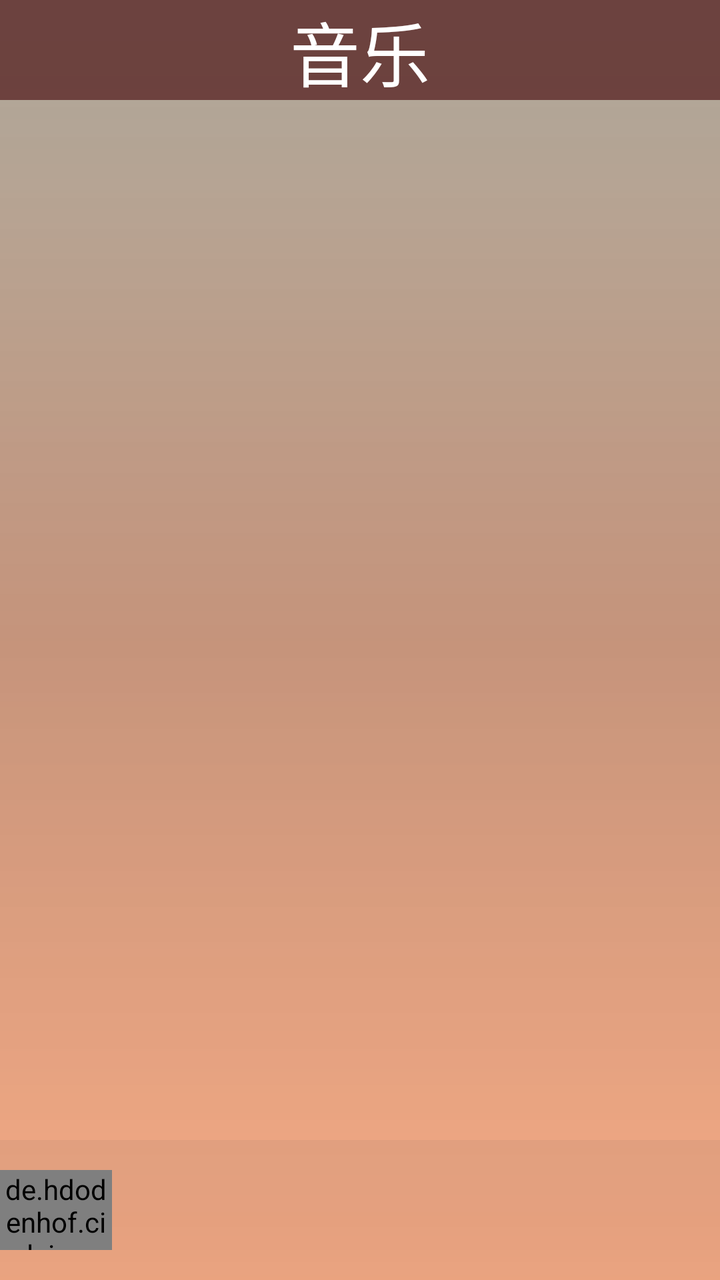
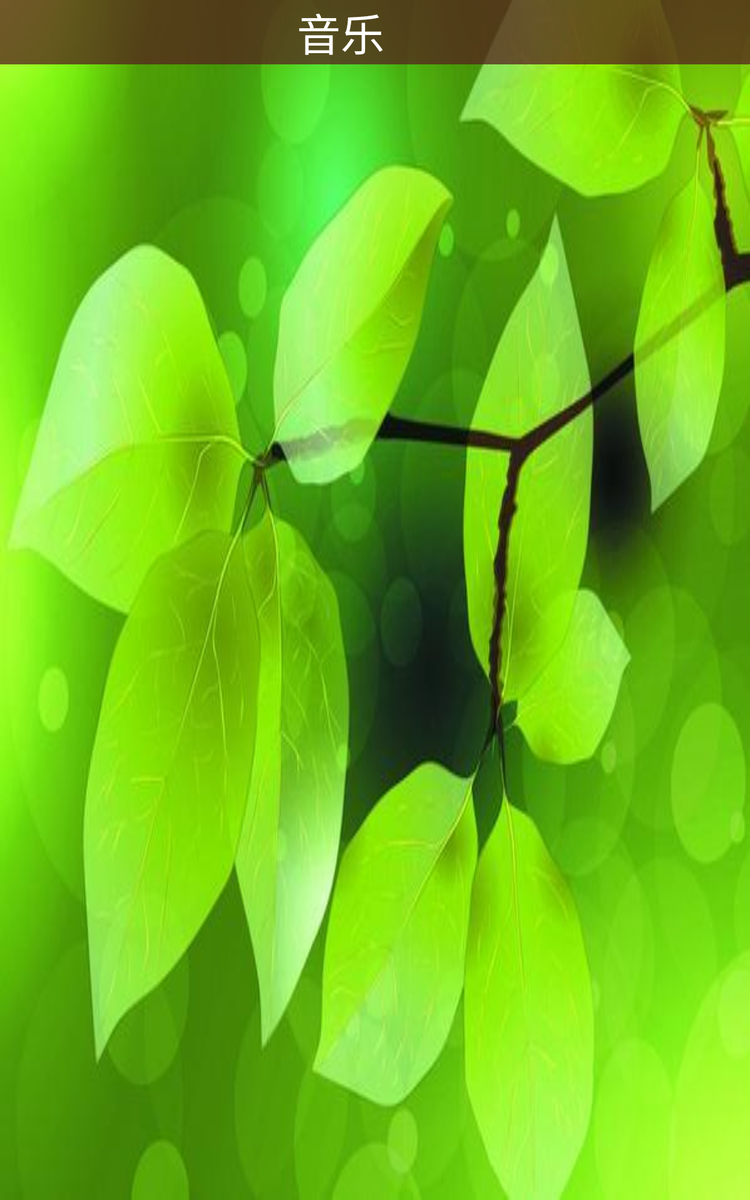

First picture: res/layout/ on a phone held upright. Second picture: the repository's own variant of that layout, on a device whose configuration matches the variant's folder. Source for both follows.
<!-- AndroidManifest.xml: application theme AppTheme -->
<!-- res/layout/activity_main.xml -->
<?xml version="1.0" encoding="utf-8"?>
<android.support.v4.widget.DrawerLayout
    xmlns:android="http://schemas.android.com/apk/res/android"
    xmlns:app="http://schemas.android.com/apk/res-auto"
    xmlns:tools="http://schemas.android.com/tools"
    android:id="@+id/activity_music"
    android:layout_width="match_parent"
    android:layout_height="match_parent"
    android:background="@drawable/back"
    tools:context="com.ider.musicplay.MainActivity">

    <RelativeLayout
        android:layout_width="match_parent"
        android:layout_height="match_parent"
        >

        <LinearLayout
            android:orientation="vertical"
            android:layout_width="match_parent"
            android:layout_height="match_parent">
            <android.support.v7.widget.Toolbar
                android:id="@+id/toolbar"
                android:layout_width="match_parent"
                android:layout_height="?attr/actionBarSize"
                android:background="#854d4d"
                android:visibility="gone"
                android:theme="@style/ThemeOverlay.AppCompat.Dark.ActionBar"
                app:popupTheme="@style/ThemeOverlay.AppCompat.Light"/>
            <RelativeLayout
                android:orientation="horizontal"
                android:layout_width="match_parent"
                android:layout_height="50dp"

                android:background="#bc541f1f">
                <TextView
                    android:layout_width="wrap_content"
                    android:layout_height="wrap_content"
                    android:text="@string/music"
                    android:layout_centerHorizontal="true"
                    android:layout_centerVertical="true"
                    android:textColor="#fff"
                    android:textSize="35sp"
                    />
                <TextView
                    android:id="@+id/music_num"
                    android:layout_width="wrap_content"
                    android:layout_height="wrap_content"
                    android:layout_alignParentRight="true"
                    android:layout_alignParentBottom="true"
                    android:layout_marginRight="80dp"
                    android:textColor="#fff"
                    android:textSize="20dp"/>
                <ImageView
                    android:id="@+id/fresh"
                    android:layout_width="30dp"
                    android:layout_height="30dp"
                    android:focusable="true"
                    android:layout_marginRight="10dp"
                    android:layout_centerVertical="true"
                    android:layout_alignParentRight="true"
                    android:src="@drawable/ic_autorenew_white_24dp"
                    />
            </RelativeLayout>
            <TextView
                android:id="@+id/hav_no_music"
                android:layout_width="wrap_content"
                android:layout_height="wrap_content"
                android:layout_gravity="center_horizontal"
                android:visibility="gone"
                android:textColor="#f4a0a0"
                android:textSize="20sp"
                android:text="@string/nomovie_notice"/>

            <ListView
                android:id="@+id/music_list"
                android:layout_width="match_parent"
                android:layout_height="wrap_content"
                android:layout_weight="1"
                />
            <LinearLayout
                android:id="@+id/last_music"
                android:orientation="horizontal"
                android:layout_width="match_parent"
                android:layout_height="70dp"
                android:background="#155f5e5f">
                <de.hdodenhof.circleimageview.CircleImageView
                    android:id="@+id/song_cover"
                    android:layout_width="40dp"
                    android:layout_height="40dp"
                    android:layout_weight="1"
                    android:layout_gravity="center_vertical"/>
                <LinearLayout
                    android:orientation="vertical"
                    android:layout_width="80dp"
                    android:layout_height="wrap_content"
                    android:layout_weight="6"
                    android:paddingLeft="4dp"
                    android:layout_gravity="center_vertical">
                    <TextView
                        android:id="@+id/music_name"
                        android:layout_width="wrap_content"
                        android:layout_height="wrap_content"
                        android:maxLines="1"
                        android:textColor="#fff"
                        android:textSize="14dp"/>
                    <TextView
                        android:id="@+id/music_artist"
                        android:layout_width="wrap_content"
                        android:layout_height="wrap_content"
                        android:textSize="11dp"
                        android:textColor="#fff"/>
                </LinearLayout>
                <ImageView
                    android:id="@+id/pause_music"
                    android:layout_width="32dp"
                    android:layout_height="32dp"
                    android:layout_weight="2"
                    android:layout_gravity="center_vertical"/>
                <ImageView
                    android:id="@+id/next_music"
                    android:layout_width="32dp"
                    android:layout_height="32dp"
                    android:layout_weight="2"
                    android:layout_gravity="center_vertical"
                    android:src="@drawable/ic_skip_next_white_24dp"/>
            </LinearLayout>
        </LinearLayout>
        <ProgressBar
            android:id="@+id/progress_bar"
            android:layout_width="wrap_content"
            android:layout_height="wrap_content"
            android:layout_centerInParent="true"
            android:visibility="gone"/>
    </RelativeLayout>
    <android.support.design.widget.NavigationView
        android:id="@+id/nav_view"
        android:layout_width="match_parent"
        android:layout_height="match_parent"
        android:layout_gravity="start"
        app:menu="@menu/nav_menu"
        />
</android.support.v4.widget.DrawerLayout>
<!-- resources referenced by this layout -->
<resources>
  <!-- drawable back (drawable) -->
  <?xml version="1.0" encoding="utf-8"?>
  <shape xmlns:android="http://schemas.android.com/apk/res/android">
  
      <gradient
          android:startColor="#7a5d5237"
          android:centerColor="#8f9c4418"
          android:endColor="#7df25507"
          android:angle="-45"
          android:type="linear"
          />
  
  
  </shape>
  <string name="music">音乐</string>
  <string name="nomovie_notice">未找到本地音乐，点击刷新</string>
  <style name="AppTheme" parent="Theme.AppCompat.Light.NoActionBar">
          
          <item name="colorPrimary">@color/colorPrimary</item>
          <item name="colorPrimaryDark">@color/colorPrimaryDark</item>
          <item name="colorAccent">@color/colorAccent</item>
      </style>
</resources>
<!-- res/layout-sw600dp/activity_main.xml (the repository's variant of the layout above) -->
<!-- drawn on a 7-inch tablet held upright -->
<?xml version="1.0" encoding="utf-8"?>
<LinearLayout xmlns:android="http://schemas.android.com/apk/res/android"
    xmlns:tools="http://schemas.android.com/tools"
    android:id="@+id/activity_music"
    android:orientation="vertical"
    android:layout_width="match_parent"
    android:layout_height="match_parent"
    android:background="@drawable/background"
    tools:context="com.ider.musicplay.MainActivity">
    <LinearLayout
        android:orientation="horizontal"
        android:layout_width="match_parent"
        android:layout_height="wrap_content"
        android:background="#bc541f1f">
        <TextView
            android:layout_width="0dp"
            android:layout_height="wrap_content"
            android:layout_weight="10"
            android:gravity="center_horizontal"
            android:text="@string/music"
            android:textColor="#fff"
            android:textSize="35sp"
            />
        <ImageView
            android:id="@+id/fresh"
            android:layout_width="0dp"
            android:layout_height="30dp"
            android:layout_weight="1"
            android:focusable="true"
            android:layout_gravity="center_vertical"
            android:src="@drawable/ic_autorenew_white_24dp"
            />
    </LinearLayout>
    <TextView
        android:id="@+id/hav_no_music"
        android:layout_width="wrap_content"
        android:layout_height="wrap_content"
        android:layout_gravity="center_horizontal"
        android:visibility="gone"
        android:textColor="#f4a0a0"
        android:textSize="20sp"
        android:text="@string/nomovie_notice"/>
    <ProgressBar
        android:id="@+id/progress_bar"
        android:layout_width="match_parent"
        android:layout_height="wrap_content"
        android:visibility="gone"/>
    <ListView
        android:id="@+id/music_list"
        android:layout_width="match_parent"
        android:layout_height="match_parent"
        />


</LinearLayout>
<!-- resources referenced by the variant -->
<!-- as a 7-inch tablet held upright resolves them -->
<resources>
  <!-- drawable background: jpg bitmap (drawable, 27265 bytes) -->
  <string name="music">音乐</string>
  <string name="nomovie_notice">未找到本地音乐，点击刷新</string>
  <style name="AppTheme" parent="Theme.AppCompat.Light.NoActionBar">
          
          <item name="colorPrimary">@color/colorPrimary</item>
          <item name="colorPrimaryDark">@color/colorPrimaryDark</item>
          <item name="colorAccent">@color/colorAccent</item>
      </style>
</resources>
